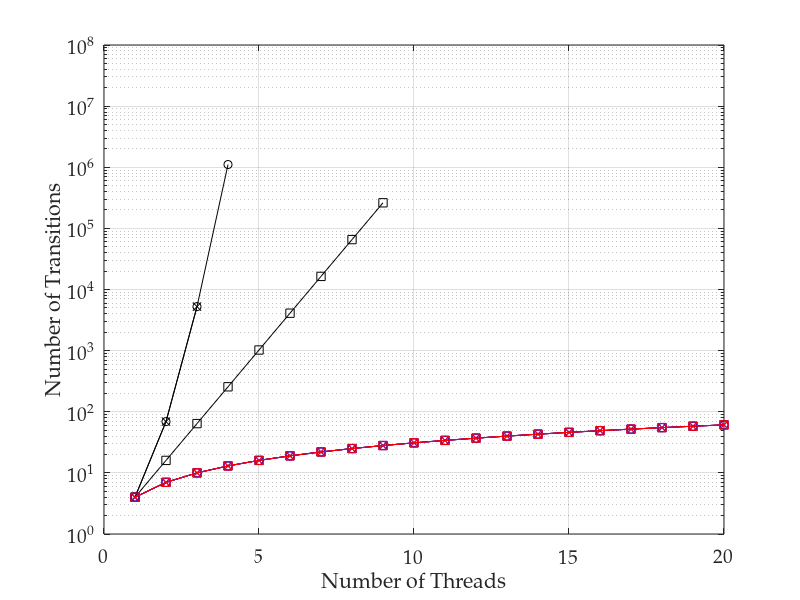

Write the MATLAB code that produced this figure. (Note: this script raises an error after producing the figure.)
%% importing data
transitions = dlmread('t43_tpl1_ops3.csv', ',', 0, 0);
% convert 0 values to NaNs, as these don't plot
transitions(transitions==0)=nan;
threads = [1:20];

%% plotting lines

semilogy(threads, transitions(:, 1), 'ko-')
hold on
semilogy(threads, transitions(:, 2), 'kx-')
semilogy(threads, transitions(:, 3), 'ks-')
semilogy(threads, transitions(:, 4), 'bo-')
semilogy(threads, transitions(:, 5), 'bx-')
semilogy(threads, transitions(:, 6), 'bs-')
semilogy(threads, transitions(:, 7), 'rx-')
semilogy(threads, transitions(:, 8), 'rs-')
hold off
grid on

%% adding axis labels
ax = gca;
set(ax, 'FontName', 'Palatino Linotype', 'FontSize', 14);
xlabel('Number of Threads');
ylabel('Number of Transitions');
axis([0 20 1 100000000])
ax.YTick = [1 100 10000 1000000 100000000];

%% output pdf file
h = figure(1);
h.Units = 'centimeters'; % set figure position to cm
%h.Position(2) = [h.Position(2)-9]; % set figure position bevore resize
h.Position([3:4]) = [10,7]; % resize figure
Plot2LaTeX( h, 't43_tpl1_ops3' )